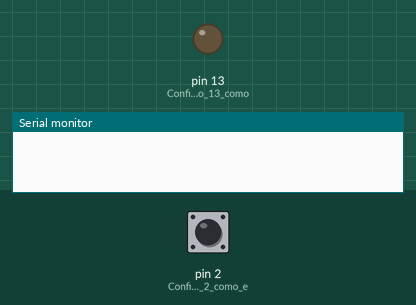
Recording of a sketch running on a simulated Arduino Uno, built with avr-gcc and run on an emulated ATmega328P. Parts: output pins drawn as LEDs (lit = HIGH), the last lines printed to the serial monitor. Dashed ring = blinking. The test bench sets the inputs (shaded band); at power-on: pin 2 (Configura_o_pino_2_como_e) HIGH.

Above: at 1.2 s.
1.3 s: pin 2 (Configura_o_pino_2_como_e) pulled LOW for 1 s
At 1.55 s:
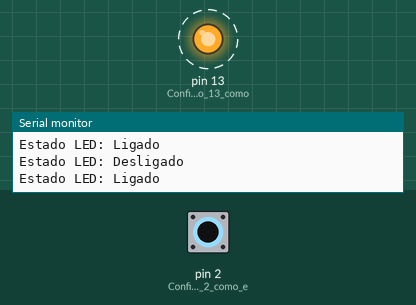
4.3 s: pin 2 (Configura_o_pino_2_como_e) pulled LOW for 3.2 s
At 8.5 s:
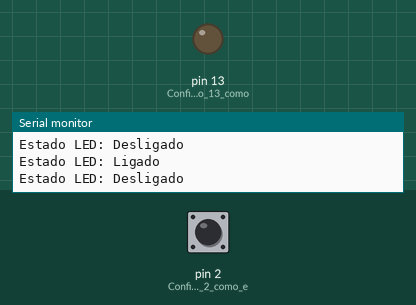
Timing chart, 0 to 10.0 s (numbered marks = the images above; inputs shaded):
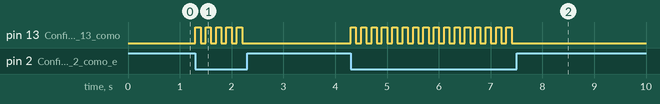

Measured:
- after the input at 1.3 s, pin 13 (Configura_o_pino_13_como): alternates HIGH for 0.10 s and LOW for 0.10 s, 10 changes in all, then stays LOW, starting at once
- after the input at 4.3 s, pin 13 (Configura_o_pino_13_como): alternates HIGH for 0.10 s and LOW for 0.10 s, 32 changes in all, then stays LOW, starting at once

The sketch:

BotaoLedcomSerialbegin.ino
```cpp
// Botão Pulsador

bool estadoled = LOW; // variavel de controle

void setup() {
  pinMode(2, INPUT_PULLUP);  // Configura o pino 2 como entrada com pull-up
  pinMode(13, OUTPUT);       // Configura o pino 13 como saída
  digitalWrite(13, estadoled);  // Inicializa o LED conforme o estado
  Serial.begin(9600);        // Inicializa a comunicação serial
}

void loop() {
  if (digitalRead(2) == LOW) {  // Se o botão estiver pressionado (pino 2 em LOW)
    estadoled = !estadoled;      // Troca o estado do LED
    digitalWrite(13, estadoled); // Atualiza o LED com o novo estado

    // Exibe o estado do LED no monitor serial
    Serial.print("Estado LED: ");
    if (estadoled == HIGH) {
      Serial.println("Ligado");
    } else {
      Serial.println("Desligado");
    }

    delay(100);
  }
}
```
